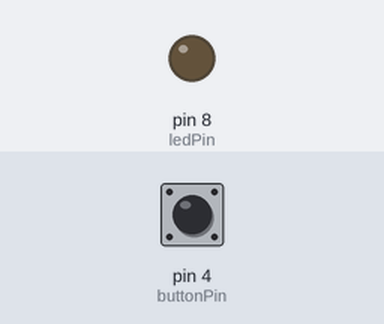
Bench run of a sketch on a simulated Arduino Uno, built with avr-gcc and run on an emulated ATmega328P. On the bench: output pins drawn as LEDs (lit = HIGH). The test bench sets the inputs (shaded band); at power-on: pin 4 (buttonPin) HIGH.

Above: at 1.2 s.
1.3 s: pin 4 (buttonPin) pulled LOW for 0.15 s
At 2.0 s:
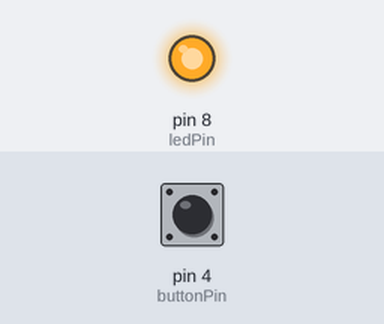
2.9 s: pin 4 (buttonPin) pulled LOW for 3.2 s
At 3.7 s:
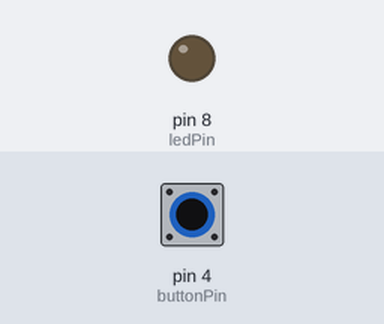
Timing chart, 0 to 7.6 s (numbered marks = the images above; inputs shaded):
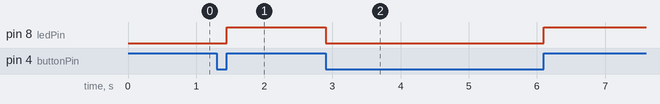

The sketch:

02-SpegnimentoLed.ino
```cpp
/*Pulsante sul pin 4 comanda un led sul pin 8*/
//pin declare
char buttonPin=4;
char ledPin=8;
//variable declare
char buttonState=1;
char ledState=0;
char oldLedState=1;

void setup() {
  // put your setup code here, to run once:
  pinMode(ledPin, OUTPUT);        //set the ledPin in output mode
  pinMode(buttonPin, INPUT_PULLUP);     //set the buttonPin in input mode with pullup
}

void loop() {
  // put your main code here, to run repeatedly:
  /*=======================================
   * LETTURA INGRESSI
   =========================================*/
  ReadInput();
  /*=======================================
   * PROCESSI
   =========================================*/
 ProcessToExe();
  /*=======================================
   * SCRITTURA USCITE
   =========================================*/
  WriteOutput();
}

void ReadInput(){
   buttonState=digitalRead(buttonPin);     //read the state of the pin declared ad buttonPin
}

void ProcessToExe(){
  if(buttonState==LOW)    //if the button is pressed
    ledState=LOW;        //set the ledState as LOW
  else                    //if the button isn't pressed
    ledState=HIGH;         //set the ledState as HIGH
}

void WriteOutput(){
  if(ledState!=oldLedState){     //if the state of the led need to change
    digitalWrite(ledPin, ledState);     //set the pin declared as ledPin as variable ledState
    oldLedState=ledState;       //and save the current ledState as oldLedState for the next cycle
  }
}
```

Measured:
- after the input at 1.3 s, pin 8 (ledPin): LOW → HIGH after 0.15 s
- after the input at 2.9 s, pin 8 (ledPin): HIGH → LOW at once, → HIGH 3.2 s later
